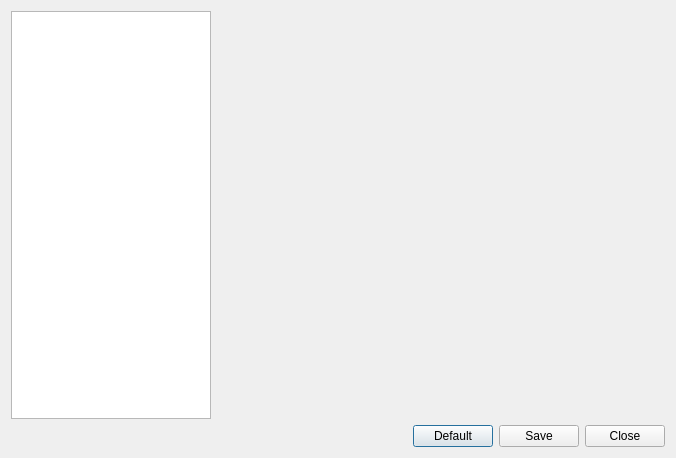
<?xml version="1.0" encoding="UTF-8"?>
<ui version="4.0">
 <class>ZEDOptionsWindow</class>
 <widget class="QDialog" name="ZEDOptionsWindow">
  <property name="geometry">
   <rect>
    <x>0</x>
    <y>0</y>
    <width>676</width>
    <height>458</height>
   </rect>
  </property>
  <property name="windowTitle">
   <string>Options</string>
  </property>
  <layout class="QVBoxLayout" name="verticalLayout">
   <item>
    <layout class="QHBoxLayout" name="horizontalLayout_2">
     <item>
      <widget class="QTreeWidget" name="trwPages">
       <property name="sizePolicy">
        <sizepolicy hsizetype="Maximum" vsizetype="Expanding">
         <horstretch>0</horstretch>
         <verstretch>0</verstretch>
        </sizepolicy>
       </property>
       <property name="minimumSize">
        <size>
         <width>200</width>
         <height>0</height>
        </size>
       </property>
       <property name="maximumSize">
        <size>
         <width>200</width>
         <height>16777215</height>
        </size>
       </property>
       <attribute name="headerVisible">
        <bool>false</bool>
       </attribute>
       <column>
        <property name="text">
         <string notr="true">1</string>
        </property>
       </column>
      </widget>
     </item>
     <item>
      <widget class="QWidget" name="widOptions" native="true">
       <property name="sizePolicy">
        <sizepolicy hsizetype="Expanding" vsizetype="Preferred">
         <horstretch>0</horstretch>
         <verstretch>0</verstretch>
        </sizepolicy>
       </property>
      </widget>
     </item>
    </layout>
   </item>
   <item>
    <layout class="QHBoxLayout" name="horizontalLayout">
     <item>
      <spacer name="horizontalSpacer">
       <property name="orientation">
        <enum>Qt::Horizontal</enum>
       </property>
       <property name="sizeHint" stdset="0">
        <size>
         <width>40</width>
         <height>20</height>
        </size>
       </property>
      </spacer>
     </item>
     <item>
      <widget class="QPushButton" name="btnDefault">
       <property name="text">
        <string>Default</string>
       </property>
      </widget>
     </item>
     <item>
      <widget class="QPushButton" name="btnSave">
       <property name="text">
        <string>Save</string>
       </property>
      </widget>
     </item>
     <item>
      <widget class="QPushButton" name="btnClose">
       <property name="text">
        <string>Close</string>
       </property>
      </widget>
     </item>
    </layout>
   </item>
  </layout>
 </widget>
 <resources/>
 <connections/>
</ui>
